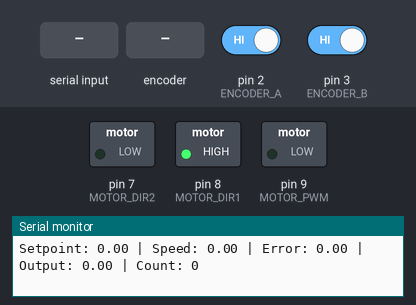
The sketch below on a simulated Arduino Uno, built with avr-gcc and run on an emulated ATmega328P. Parts: switched loads named in the sketch (green lamp = pin HIGH), the last lines printed to the serial monitor. The test bench sets the inputs (shaded band); at power-on: pin 2 (ENCODER_A) HIGH, pin 3 (ENCODER_B) HIGH.

Above: at 1.2 s.
1.3 s: "S,45\n" received over Serial
At 4.0 s:
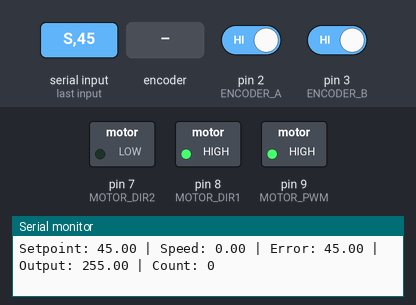
4.3 s: "i" received over Serial
At 6.0 s:
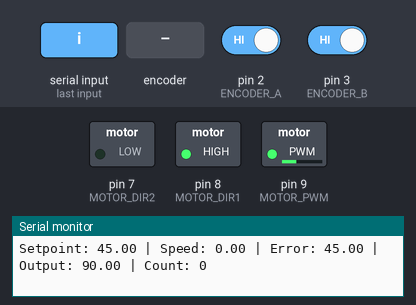
6.8 s: rotary encoder on pin 2 (ENCODER_A) / pin 3 (ENCODER_B) turned 1 step (first pin leading)
At 6.95 s:
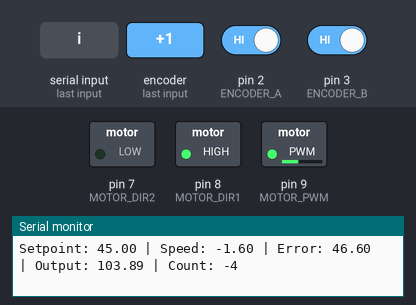
11.1 s: "X" received over Serial
At 13.3 s:
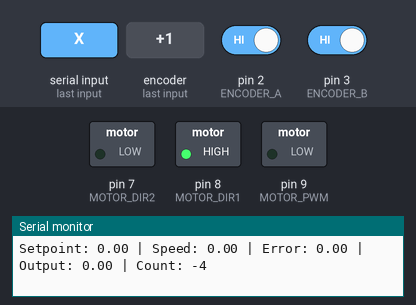
13.6 s: "S90\n" received over Serial
At 15.5 s:
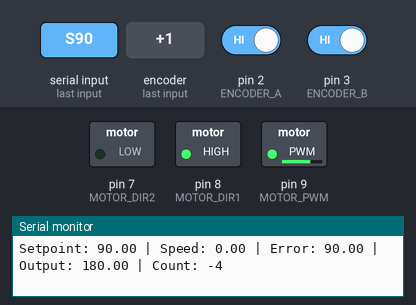
Timing chart, 0 to 17.0 s (numbered marks = the images above; inputs shaded):
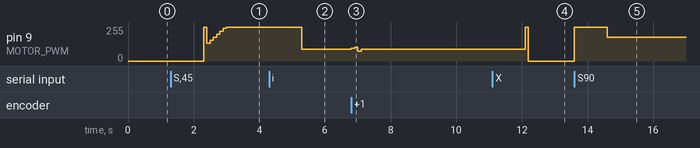

Measured:
- after the input at 1.3 s, pin 9 (MOTOR_PWM): 0/255 → 255/255 after 1.0 s, → 135/255 0.10 s later, → 157/255 0.10 s later, → 180/255 0.10 s later, … (8 changes in this stretch)
- after the input at 4.3 s, pin 9 (MOTOR_PWM): 255/255 → 90/255 after 1.0 s
- after the input at 6.8 s, pin 9 (MOTOR_PWM): 90/255 → 96/255 at once, → 103/255 0.10 s later, → 73/255 0.10 s later, → 90/255 0.10 s later
- after the input at 11.1 s, pin 9 (MOTOR_PWM): 90/255 → 255/255 after 1.0 s, → 0/255 0.10 s later
- after the input at 13.6 s, pin 9 (MOTOR_PWM): 0/255 → 255/255 at once, → 180/255 1.0 s later

The sketch:

pid_control.ino
```cpp
// (licence header left out)
// Pin Definitions
const int MOTOR_PWM = 9;      // PWM pin for motor speed
const int MOTOR_DIR1 = 8;     // Direction pin 1
const int MOTOR_DIR2 = 7;     // Direction pin 2
const int ENCODER_A = 2;      // Encoder channel A (interrupt pin)
const int ENCODER_B = 3;      // Encoder channel B (interrupt pin)

// Motor Parameters
const int ENCODER_PPR = 12;   // Pulses per revolution (before gearing)
const float GEAR_RATIO = 46.8; // Gear ratio (check your motor specs)
const int ENCODER_CPR = ENCODER_PPR * GEAR_RATIO * 2; // Counts per revolution (quadrature)

// PID Parameters (tuned for JGA25-370, adjust as needed)
// Based on research: Kp ~ 2, Ki ~ 5, Kd ~ 1 for stable performance
float Kp = 2.0;               // Proportional gain
float Ki = 5.0;               // Integral gain
float Kd = 1.0;               // Derivative gain

// PID Variables
float setpoint = 0;           // Target speed in RPM
float input = 0;              // Current speed in RPM
float output = 0;             // PID output (PWM value)
float error = 0;              // Current error
float lastError = 0;          // Previous error
float integral = 0;           // Integral sum
float derivative = 0;         // Derivative term

// Speed Measurement Variables
volatile long encoderCount = 0;
long lastEncoderCount = 0;
unsigned long lastTime = 0;
const int SAMPLE_TIME = 100;  // Sample time in milliseconds

// Output limits
const int PWM_MIN = 0;
const int PWM_MAX = 255;
const float INTEGRAL_MAX = 1000; // Anti-windup limit

void setup() {
  // Initialize serial communication
  Serial.begin(115200);
  Serial.println("JGA25-370 PID Control Initialized");
  Serial.println("Commands: S<rpm> - Set speed, P<val> K<val> D<val> - Tune PID");

  // Configure motor driver pins
  pinMode(MOTOR_PWM, OUTPUT);
  pinMode(MOTOR_DIR1, OUTPUT);
  pinMode(MOTOR_DIR2, OUTPUT);

  // Configure encoder pins with pullup resistors
  pinMode(ENCODER_A, INPUT_PULLUP);
  pinMode(ENCODER_B, INPUT_PULLUP);

  // Attach interrupts for encoder
  attachInterrupt(digitalPinToInterrupt(ENCODER_A), encoderISR_A, CHANGE);
  attachInterrupt(digitalPinToInterrupt(ENCODER_B), encoderISR_B, CHANGE);

  // Initialize motor (stopped)
  setMotor(0, 1);

  lastTime = millis();
}

void loop() {
  // Check for serial commands
  handleSerialCommands();

  // Calculate speed at regular intervals
  unsigned long currentTime = millis();
  if (currentTime - lastTime >= SAMPLE_TIME) {
    // Calculate speed in RPM
    long encoderDelta = encoderCount - lastEncoderCount;
    float timeInterval = (currentTime - lastTime) / 1000.0; // Convert to seconds
    input = (encoderDelta / (float)ENCODER_CPR) * (60.0 / timeInterval); // RPM

    // Compute PID
    computePID();

    // Apply output to motor
    setMotor(output, (setpoint >= 0) ? 1 : -1);

    // Print status
    printStatus();

    // Update variables
    lastEncoderCount = encoderCount;
    lastTime = currentTime;
  }
}

void computePID() {
  // Calculate error
  error = setpoint - input;

  // Proportional term
  float P = Kp * error;

  // Integral term with anti-windup
  integral += error * (SAMPLE_TIME / 1000.0);
  if (integral > INTEGRAL_MAX) integral = INTEGRAL_MAX;
  if (integral < -INTEGRAL_MAX) integral = -INTEGRAL_MAX;
  float I = Ki * integral;

  // Derivative term
  derivative = (error - lastError) / (SAMPLE_TIME / 1000.0);
  float D = Kd * derivative;

  // Calculate total output
  output = P + I + D;

  // Constrain output
  output = constrain(abs(output), PWM_MIN, PWM_MAX);

  // Store error for next iteration
  lastError = error;
}

void setMotor(int pwmValue, int direction) {
  // Constrain PWM value
  pwmValue = constrain(abs(pwmValue), 0, 255);

  // Set direction
  if (direction > 0) {
    digitalWrite(MOTOR_DIR1, HIGH);
    digitalWrite(MOTOR_DIR2, LOW);
  } else if (direction < 0) {
    digitalWrite(MOTOR_DIR1, LOW);
    digitalWrite(MOTOR_DIR2, HIGH);
  } else {
    // Brake
    digitalWrite(MOTOR_DIR1, LOW);
    digitalWrite(MOTOR_DIR2, LOW);
  }

  // Set speed
  analogWrite(MOTOR_PWM, pwmValue);
}

// Encoder interrupt service routines
void encoderISR_A() {
  bool A = digitalRead(ENCODER_A);
  bool B = digitalRead(ENCODER_B);

  if (A == B) {
    encoderCount++;
  } else {
    encoderCount--;
  }
}

void encoderISR_B() {
  bool A = digitalRead(ENCODER_A);
  bool B = digitalRead(ENCODER_B);

  if (A != B) {
    encoderCount++;
  } else {
    encoderCount--;
  }
}

void handleSerialCommands() {
  if (Serial.available() > 0) {
    char cmd = Serial.read();
    float value = Serial.parseFloat();

    switch (cmd) {
      case 'S':
      case 's':
        setpoint = value;
        integral = 0; // Reset integral when changing setpoint
        Serial.print("Setpoint: ");
        Serial.print(setpoint);
        Serial.println(" RPM");
        break;

      case 'P':
      case 'p':
        Kp = value;
        Serial.print("Kp: ");
        Serial.println(Kp);
        break;

      case 'I':
      case 'i':
        Ki = value;
        Serial.print("Ki: ");
        Serial.println(Ki);
        integral = 0; // Reset integral when changing Ki
        break;

      case 'D':
      case 'd':
        Kd = value;
        Serial.print("Kd: ");
        Serial.println(Kd);
        break;

      case 'X':
      case 'x':
        setpoint = 0;
        integral = 0;
        Serial.println("Motor stopped");
        break;

      case '?':
        printHelp();
        break;
    }
  }
}

void printStatus() {
  Serial.print("Setpoint: ");
  Serial.print(setpoint);
  Serial.print(" | Speed: ");
  Serial.print(input);
  Serial.print(" | Error: ");
  Serial.print(error);
  Serial.print(" | Output: ");
  Serial.print(output);
  Serial.print(" | Count: ");
  Serial.println(encoderCount);
}

void printHelp() {
  Serial.println("\n=== PID Motor Control Commands ===");
  Serial.println("S<value> - Set target speed in RPM (e.g., S100)");
  Serial.println("P<value> - Set Kp gain (e.g., P2.5)");
  Serial.println("I<value> - Set Ki gain (e.g., I5.0)");
  Serial.println("D<value> - Set Kd gain (e.g., D1.2)");
  Serial.println("X        - Stop motor");
  Serial.println("?        - Show this help");
  Serial.println("==================================\n");
}
```
